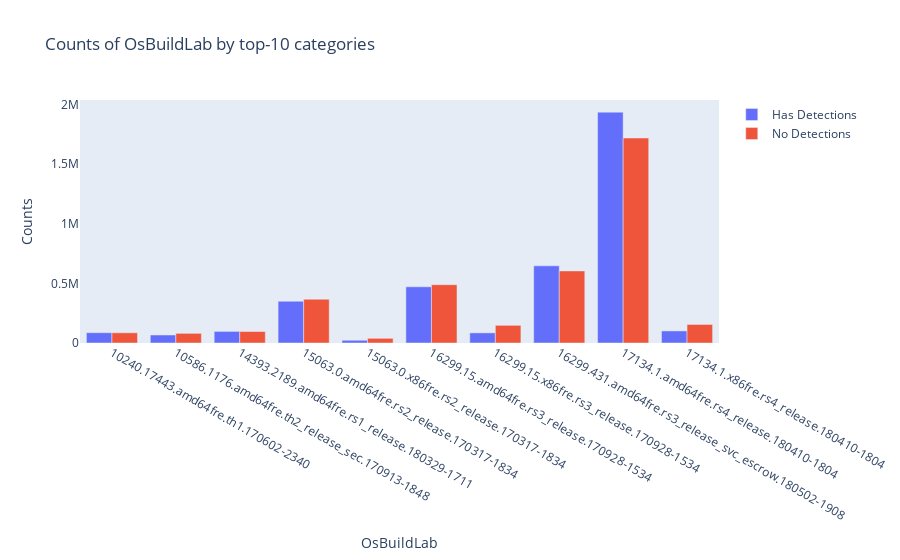

This figure's notebook cell:
### Code cell
plot_categorical_feature('OsBuildLab', True)

### Figure 1 — Plotly figure (JSON) as saved in the notebook; plotly's stock layout.template omitted (floating-point values rounded to 4 significant figures)
{"data": [{"name": "Has Detections", "type": "bar", "x": ["10240.17443.amd64fre.th1.170602-2340", "10586.1176.amd64fre.th2_release_sec.170913-1848", "14393.2189.amd64fre.rs1_release.180329-1711", "15063.0.amd64fre.rs2_release.170317-1834", "15063.0.x86fre.rs2_release.170317-1834", "16299.15.amd64fre.rs3_release.170928-1534", "16299.15.x86fre.rs3_release.170928-1534", "16299.431.amd64fre.rs3_release_svc_escrow.180502-1908", "17134.1.amd64fre.rs4_release.180410-1804", "17134.1.x86fre.rs4_release.180410-1804"], "y": [86335, 67231, 97364, 350691, 22961, 471746, 85061, 647674, 1937549, 101360]}, {"name": "No Detections", "type": "bar", "x": ["10240.17443.amd64fre.th1.170602-2340", "10586.1176.amd64fre.th2_release_sec.170913-1848", "14393.2189.amd64fre.rs1_release.180329-1711", "15063.0.amd64fre.rs2_release.170317-1834", "15063.0.x86fre.rs2_release.170317-1834", "16299.15.amd64fre.rs3_release.170928-1534", "16299.15.x86fre.rs3_release.170928-1534", "16299.431.amd64fre.rs3_release_svc_escrow.180502-1908", "17134.1.amd64fre.rs4_release.180410-1804", "17134.1.x86fre.rs4_release.180410-1804"], "y": [85655, 81028, 96272, 367342, 39276, 489314, 148388, 605000, 1720650, 155714]}], "layout": {"barmode": "group", "legend": {"orientation": "v"}, "title": {"text": "Counts of OsBuildLab by top-10 categories"}, "xaxis": {"showgrid": false, "showline": false, "title": {"text": "OsBuildLab"}, "zeroline": false}, "yaxis": {"showgrid": false, "showline": false, "title": {"text": "Counts"}, "zeroline": false}}}
